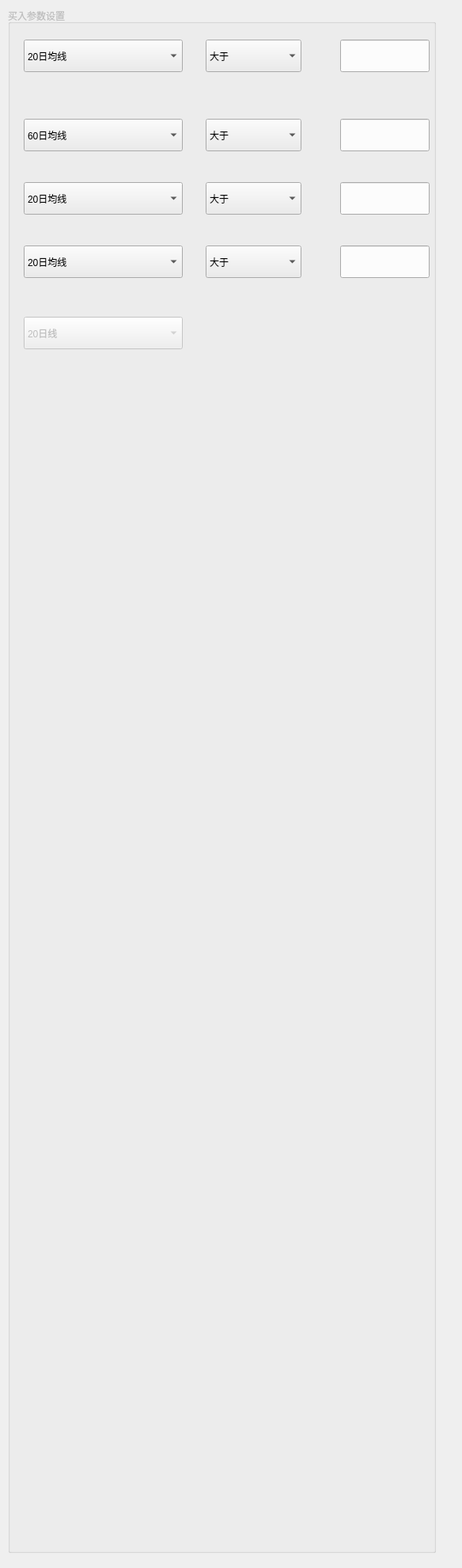
<?xml version="1.0" encoding="UTF-8"?>
<ui version="4.0">
 <class>Form</class>
 <widget class="QWidget" name="Form">
  <property name="geometry">
   <rect>
    <x>0</x>
    <y>0</y>
    <width>584</width>
    <height>1980</height>
   </rect>
  </property>
  <property name="windowTitle">
   <string>Form</string>
  </property>
  <widget class="QComboBox" name="BuyConditon1">
   <property name="geometry">
    <rect>
     <x>30</x>
     <y>50</y>
     <width>201</width>
     <height>41</height>
    </rect>
   </property>
   <item>
    <property name="text">
     <string>20日均线</string>
    </property>
   </item>
   <item>
    <property name="text">
     <string>当日J线</string>
    </property>
   </item>
   <item>
    <property name="text">
     <string>当日收盘价</string>
    </property>
   </item>
   <item>
    <property name="text">
     <string>当日开盘价</string>
    </property>
   </item>
   <item>
    <property name="text">
     <string>当日最高价</string>
    </property>
   </item>
   <item>
    <property name="text">
     <string>当日最低价</string>
    </property>
   </item>
   <item>
    <property name="text">
     <string>十日内收盘最高价</string>
    </property>
   </item>
  </widget>
  <widget class="QComboBox" name="buySign1">
   <property name="geometry">
    <rect>
     <x>260</x>
     <y>50</y>
     <width>121</width>
     <height>41</height>
    </rect>
   </property>
   <item>
    <property name="text">
     <string>大于</string>
    </property>
   </item>
   <item>
    <property name="text">
     <string>大于等于</string>
    </property>
   </item>
   <item>
    <property name="text">
     <string>小于</string>
    </property>
   </item>
   <item>
    <property name="text">
     <string>小于等于</string>
    </property>
   </item>
   <item>
    <property name="text">
     <string>等于</string>
    </property>
   </item>
   <item>
    <property name="text">
     <string>不等于</string>
    </property>
   </item>
  </widget>
  <widget class="QLineEdit" name="buyThresh1">
   <property name="geometry">
    <rect>
     <x>430</x>
     <y>50</y>
     <width>113</width>
     <height>41</height>
    </rect>
   </property>
  </widget>
  <widget class="QComboBox" name="buySign2">
   <property name="geometry">
    <rect>
     <x>260</x>
     <y>150</y>
     <width>121</width>
     <height>41</height>
    </rect>
   </property>
   <item>
    <property name="text">
     <string>大于</string>
    </property>
   </item>
   <item>
    <property name="text">
     <string>大于等于</string>
    </property>
   </item>
   <item>
    <property name="text">
     <string>小于</string>
    </property>
   </item>
   <item>
    <property name="text">
     <string>小于等于</string>
    </property>
   </item>
   <item>
    <property name="text">
     <string>等于</string>
    </property>
   </item>
   <item>
    <property name="text">
     <string>不等于</string>
    </property>
   </item>
  </widget>
  <widget class="QLineEdit" name="buyThresh2">
   <property name="geometry">
    <rect>
     <x>430</x>
     <y>150</y>
     <width>113</width>
     <height>41</height>
    </rect>
   </property>
  </widget>
  <widget class="QComboBox" name="BuyConditon2">
   <property name="geometry">
    <rect>
     <x>30</x>
     <y>150</y>
     <width>201</width>
     <height>41</height>
    </rect>
   </property>
   <item>
    <property name="text">
     <string>60日均线</string>
    </property>
   </item>
   <item>
    <property name="text">
     <string>当日J线</string>
    </property>
   </item>
   <item>
    <property name="text">
     <string>当日收盘价</string>
    </property>
   </item>
   <item>
    <property name="text">
     <string>当日开盘价</string>
    </property>
   </item>
   <item>
    <property name="text">
     <string>当日最高价</string>
    </property>
   </item>
   <item>
    <property name="text">
     <string>当日最低价</string>
    </property>
   </item>
   <item>
    <property name="text">
     <string>十日内收盘最高价</string>
    </property>
   </item>
  </widget>
  <widget class="QComboBox" name="BuyConditon3">
   <property name="geometry">
    <rect>
     <x>30</x>
     <y>230</y>
     <width>201</width>
     <height>41</height>
    </rect>
   </property>
   <item>
    <property name="text">
     <string>20日均线</string>
    </property>
   </item>
   <item>
    <property name="text">
     <string>当日J线</string>
    </property>
   </item>
   <item>
    <property name="text">
     <string>当日收盘价</string>
    </property>
   </item>
   <item>
    <property name="text">
     <string>当日开盘价</string>
    </property>
   </item>
   <item>
    <property name="text">
     <string>当日最高价</string>
    </property>
   </item>
   <item>
    <property name="text">
     <string>当日最低价</string>
    </property>
   </item>
   <item>
    <property name="text">
     <string>十日内收盘最高价</string>
    </property>
   </item>
  </widget>
  <widget class="QComboBox" name="buySign3">
   <property name="geometry">
    <rect>
     <x>260</x>
     <y>230</y>
     <width>121</width>
     <height>41</height>
    </rect>
   </property>
   <item>
    <property name="text">
     <string>大于</string>
    </property>
   </item>
   <item>
    <property name="text">
     <string>大于等于</string>
    </property>
   </item>
   <item>
    <property name="text">
     <string>小于</string>
    </property>
   </item>
   <item>
    <property name="text">
     <string>小于等于</string>
    </property>
   </item>
   <item>
    <property name="text">
     <string>等于</string>
    </property>
   </item>
   <item>
    <property name="text">
     <string>不等于</string>
    </property>
   </item>
  </widget>
  <widget class="QLineEdit" name="buyThresh3">
   <property name="geometry">
    <rect>
     <x>430</x>
     <y>230</y>
     <width>113</width>
     <height>41</height>
    </rect>
   </property>
  </widget>
  <widget class="QComboBox" name="buySign4">
   <property name="geometry">
    <rect>
     <x>260</x>
     <y>310</y>
     <width>121</width>
     <height>41</height>
    </rect>
   </property>
   <item>
    <property name="text">
     <string>大于</string>
    </property>
   </item>
   <item>
    <property name="text">
     <string>大于等于</string>
    </property>
   </item>
   <item>
    <property name="text">
     <string>小于</string>
    </property>
   </item>
   <item>
    <property name="text">
     <string>小于等于</string>
    </property>
   </item>
   <item>
    <property name="text">
     <string>等于</string>
    </property>
   </item>
   <item>
    <property name="text">
     <string>不等于</string>
    </property>
   </item>
  </widget>
  <widget class="QLineEdit" name="buyThresh4">
   <property name="geometry">
    <rect>
     <x>430</x>
     <y>310</y>
     <width>113</width>
     <height>41</height>
    </rect>
   </property>
  </widget>
  <widget class="QComboBox" name="BuyConditon4">
   <property name="geometry">
    <rect>
     <x>30</x>
     <y>310</y>
     <width>201</width>
     <height>41</height>
    </rect>
   </property>
   <item>
    <property name="text">
     <string>20日均线</string>
    </property>
   </item>
   <item>
    <property name="text">
     <string>当日J线</string>
    </property>
   </item>
   <item>
    <property name="text">
     <string>当日收盘价</string>
    </property>
   </item>
   <item>
    <property name="text">
     <string>当日开盘价</string>
    </property>
   </item>
   <item>
    <property name="text">
     <string>当日最高价</string>
    </property>
   </item>
   <item>
    <property name="text">
     <string>当日最低价</string>
    </property>
   </item>
   <item>
    <property name="text">
     <string>十日内收盘最高价</string>
    </property>
   </item>
  </widget>
  <widget class="QGroupBox" name="buyParam">
   <property name="enabled">
    <bool>false</bool>
   </property>
   <property name="geometry">
    <rect>
     <x>10</x>
     <y>10</y>
     <width>541</width>
     <height>1951</height>
    </rect>
   </property>
   <property name="title">
    <string>买入参数设置</string>
   </property>
   <widget class="QComboBox" name="comboBox">
    <property name="enabled">
     <bool>false</bool>
    </property>
    <property name="geometry">
     <rect>
      <x>20</x>
      <y>390</y>
      <width>201</width>
      <height>41</height>
     </rect>
    </property>
    <item>
     <property name="text">
      <string>20日线</string>
     </property>
    </item>
    <item>
     <property name="text">
      <string>最新收盘价</string>
     </property>
    </item>
   </widget>
  </widget>
 </widget>
 <resources/>
 <connections>
  <connection>
   <sender>BuyConditon2</sender>
   <signal>activated(int)</signal>
   <receiver>BuyConditon2</receiver>
   <slot>setCurrentIndex(int)</slot>
   <hints>
    <hint type="sourcelabel">
     <x>130</x>
     <y>170</y>
    </hint>
    <hint type="destinationlabel">
     <x>130</x>
     <y>170</y>
    </hint>
   </hints>
  </connection>
  <connection>
   <sender>buyParam</sender>
   <signal>clicked()</signal>
   <receiver>buyParam</receiver>
   <slot>update()</slot>
   <hints>
    <hint type="sourcelabel">
     <x>162</x>
     <y>241</y>
    </hint>
    <hint type="destinationlabel">
     <x>162</x>
     <y>241</y>
    </hint>
   </hints>
  </connection>
  <connection>
   <sender>comboBox</sender>
   <signal>activated(int)</signal>
   <receiver>comboBox</receiver>
   <slot>setCurrentIndex(int)</slot>
   <hints>
    <hint type="sourcelabel">
     <x>130</x>
     <y>420</y>
    </hint>
    <hint type="destinationlabel">
     <x>130</x>
     <y>420</y>
    </hint>
   </hints>
  </connection>
 </connections>
</ui>
